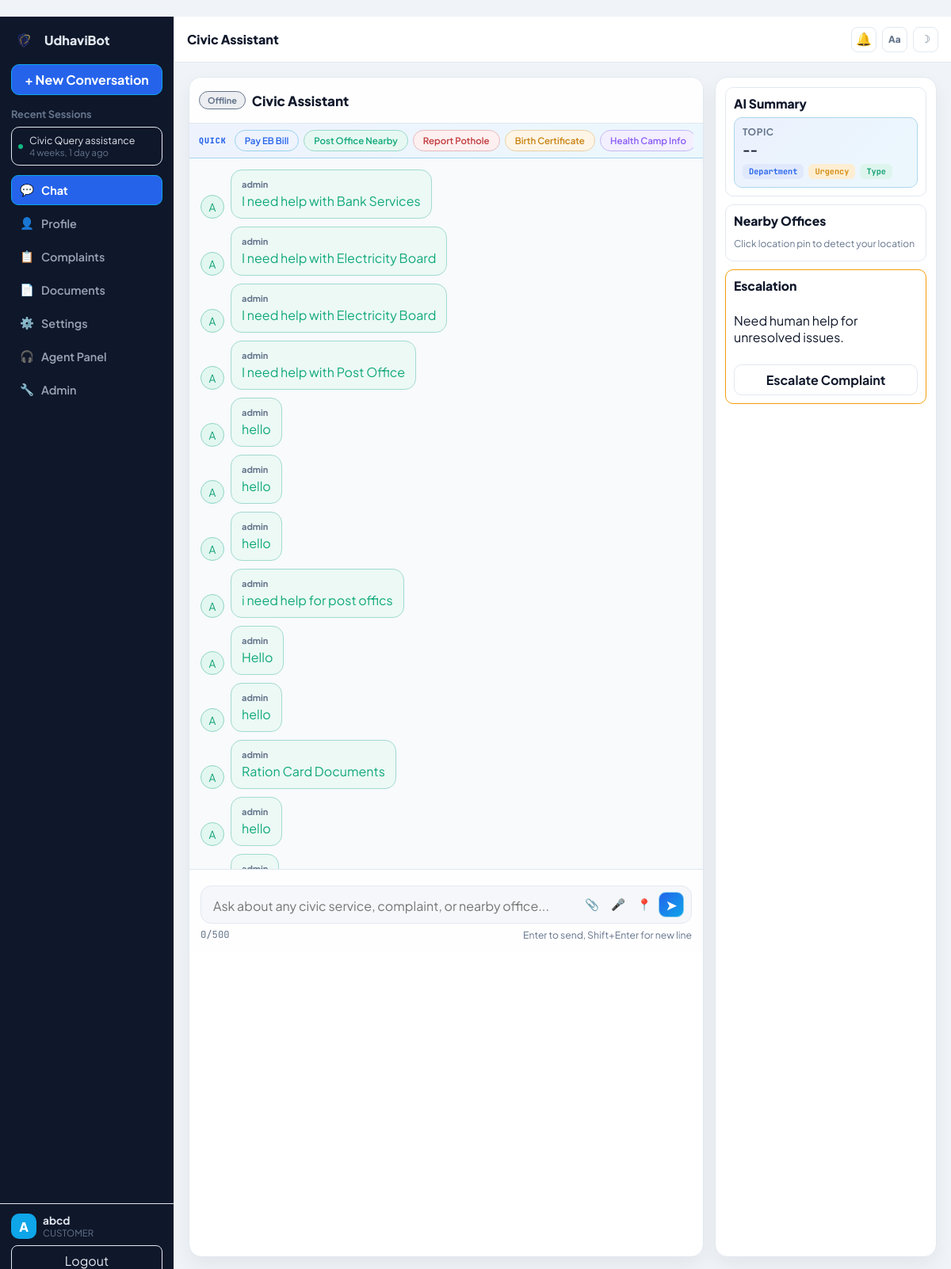
Page /civic/ (signed in) on the committed database.
### civic/models.py (models this page shows)
class ChatSession(models.Model):
    STATUS_CHOICES = (("open", "Open"), ("escalated", "Escalated"), ("closed", "Closed"))
    LANGUAGE_CHOICES = (
        ("en", "English"),
        ("ta", "Tamil"),
        ("hi", "Hindi"),
        ("te", "Telugu"),
        ("ml", "Malayalam"),
        ("kn", "Kannada"),
        ("mr", "Marathi"),
        ("bn", "Bengali"),
    )
    user = models.ForeignKey(settings.AUTH_USER_MODEL, on_delete=models.CASCADE, related_name="civic_sessions")
    service = models.ForeignKey(Service, on_delete=models.SET_NULL, null=True, blank=True, related_name="chat_sessions")
    assigned_agent = models.ForeignKey(settings.AUTH_USER_MODEL, on_delete=models.SET_NULL, null=True, blank=True, related_name="assigned_civic_sessions")
    agent_active = models.BooleanField(
        default=False,
        help_text="True when a human agent has taken over. AI will not respond.",
    )
    agent_joined_at = models.DateTimeField(
        null=True,
        blank=True,
        help_text="Timestamp when agent took over",
    )
    agent_ended_at = models.DateTimeField(
        null=True,
        blank=True,
        help_text="Timestamp when agent ended takeover",
    )
    language_preference = models.CharField(max_length=2, choices=LANGUAGE_CHOICES, default="en")
    status = models.CharField(max_length=12, choices=STATUS_CHOICES, default="open")
    complaint_tracking_id = models.CharField(max_length=30, unique=True, blank=True)
    last_message_at = models.DateTimeField(default=timezone.now)
    created_at = models.DateTimeField(auto_now_add=True)
    updated_at = models.DateTimeField(auto_now=True)

class Message(models.Model):
    ROLE_CHOICES = (("citizen", "Citizen"), ("agent", "Agent"), ("admin", "Admin"), ("assistant", "Assistant"))
    LANGUAGE_CHOICES = (
        ("en", "English"),
        ("ta", "Tamil"),
        ("hi", "Hindi"),
        ("te", "Telugu"),
        ("ml", "Malayalam"),
        ("kn", "Kannada"),
        ("mr", "Marathi"),
        ("bn", "Bengali"),
    )
    session = models.ForeignKey(ChatSession, on_delete=models.CASCADE, related_name="messages")
    sender = models.ForeignKey(settings.AUTH_USER_MODEL, on_delete=models.SET_NULL, null=True, blank=True)
    sender_role = models.CharField(max_length=12, choices=ROLE_CHOICES)
    content = models.TextField()
    language = models.CharField(max_length=2, choices=LANGUAGE_CHOICES, default="en")
    is_from_ai = models.BooleanField(default=False)
    created_at = models.DateTimeField(auto_now_add=True)
    class Meta:
        ordering = ("created_at",)

### users/models.py (models this page shows, shortened)
class User(AbstractUser):
    ROLE_CHOICES = (
        ("CUSTOMER", "Customer"),
        ("ADMIN", "Admin"),
    )
    role = models.CharField(max_length=20, choices=ROLE_CHOICES, default="CUSTOMER")
    phone = models.CharField(max_length=15, blank=True, null=True)
    govt_id = models.CharField(max_length=40, unique=True, blank=True, null=True)

### civic/views.py (the view)
# urls.py: path("", landing_page, name="civic-landing"),
@login_required
def landing_page(request):
    services = Service.objects.filter(is_active=True)
    session = ChatSession.objects.filter(user=request.user, status__in=["open", "escalated"]).order_by("-updated_at").first()
    if session is None:
        session = ChatSession.objects.create(user=request.user)
    ensure_session_tracking_id(session)
    chat_messages = session.messages.select_related("sender")
    nearby_offices = Office.objects.filter(service=session.service, is_active=True).order_by("city", "name")[:3] if session.service else []
    return render(
        request,
        "civic/landing.html",
        {
            "services": services,
            "session": session,
            "chat_messages": chat_messages,
            "nearby_offices": nearby_offices,
        },
    )

### civic/services.py (called while the page is built)
def ensure_session_tracking_id(session):
    if not session.complaint_tracking_id:
        session.complaint_tracking_id = _next_tracking_id(ChatSession, "complaint_tracking_id", "SES")
        session.save(update_fields=["complaint_tracking_id"])

### civic/templatetags/ui_lang.py (called while the page is built)
@register.simple_tag(takes_context=True)
def ui_lang(context):
    request = context.get("request")
    if not request:
        return "en"
    lang = request.session.get("preferred_language")
    if lang:
        return lang
    user = getattr(request, "user", None)
    if user and getattr(user, "is_authenticated", False):
        profile = getattr(user, "profile", None)
        if profile and getattr(profile, "language", None):
            return profile.language
    return "en"

### civic/templates/civic/landing.html (shortened to what this page needs)
﻿{% extends "base.html" %}
{% block topbar_title %}Civic Assistant{% endblock %}
{% block content %}
<section class="chat-layout fade-in">
  <div class="chat-main card">
    <header class="chat-topbar">
      <div class="chat-topbar-left">
        <div id="connectionStatus" class="status-pill"> Online</div>
        <h2>Civic Assistant</h2>
      </div>
    </header>
    <div class="chips-bar">
      <span class="chips-label">Quick</span>
      <div class="chips-scroll" id="quick-chips">
        <div class="chip chip-b" onclick="sendChip(this)">Pay EB Bill</div>
        <div class="chip chip-g" onclick="sendChip(this)">Post Office Nearby</div>
        <div class="chip chip-r" onclick="sendChip(this)">Report Pothole</div>
        <div class="chip chip-a" onclick="sendChip(this)">Birth Certificate</div>
        <div class="chip chip-p" onclick="sendChip(this)">Health Camp Info</div>
      </div>
    </div>
    <div id="chat-box" class="chat-window modern">
      {% for msg in chat_messages %}
        {% if msg.sender_role == 'agent' or msg.sender_role == 'admin' %}
          <article class="bubble-row agent-row">
            <div class="avatar agent-av">A</div>
            <div class="bubble agent-bubble">
              <div class="meta">{{ msg.sender_role }}</div>
              <div class="msg-body">{{ msg.content }}</div>
            </div>
          </article>
        {% endif %}
      {% empty %}
        <div class="empty-msg">Start chatting for support.</div>
      {% endfor %}
    </div>
    <form id="chat-form" class="input-area">
      <div class="ibox">
        <textarea id="messageInput" rows="1" maxlength="500" placeholder="Ask about any civic service, complaint, or nearby office..." required></textarea>
        <div class="iacts">
          <button id="attach-btn" class="ibtn" type="button" aria-label="Attach file">&#128206;</button>
          <button id="voice-btn" class="ibtn" type="button" aria-label="Voice input">&#127908;</button>
          <button id="locationBtn" class="ibtn" type="button" aria-label="Use location">&#128205;</button>
          <button class="send-btn" type="submit" title="Send">&#10148;</button>
        </div>
      </div>
      <div class="input-meta">
        <span id="char-count" class="char-count">0/500</span>
        <span>Enter to send, Shift+Enter for new line</span>
      </div>
    </form>
  </div>
  <aside class="chat-side card">
    <section class="side-block">
      <h3>AI Summary</h3>
      <div class="summary-grid">
        <div class="summary-row">
          <span class="summary-label">Topic</span>
          <strong id="summary-topic">--</strong>
        </div>
        <div class="summary-tags">
          <span id="summary-dept" class="summary-tag dept">Department</span>
          <span id="summary-urgency" class="summary-tag urgency">Urgency</span>
          <span id="summary-type" class="summary-tag type">Type</span>
        </div>
      </div>
    </section>
    <section class="side-block">
      <h3>Nearby Offices</h3>
      <div id="nearbyOfficesPanel" class="mini-office-list">
        <div class="near-empty">Click location pin to detect your location</div>
      </div>
    </section>
    <section class="side-block warn">
      <h3>Escalation</h3>
      <p>Need human help for unresolved issues.</p>
      <button id="escalate-btn" type="button" class="btn-secondary">Escalate Complaint</button>
    </section>
  </aside>
</section>
{% endblock %}

### tickets/templates/base.html (shortened to what this page needs)
{% load static ui_lang %}
<!DOCTYPE html>
<html lang="{% ui_lang %}" data-ui-lang="{% ui_lang %}">
<head>
  <link rel="stylesheet" href="{% static 'tickets/styles.css' %}?v=20260326b">
</head>
<body>
  <div class="app-shell">
    <aside class="sidebar">
      <div class="sidebar-top">
        <a href="{% url 'civic-landing' %}" class="sidebar-brand">
          <img class="brand-logo-img" src="{% static 'civic/udhavibot-logo.png' %}" alt="UdhaviBot logo">
          <span>UdhaviBot</span>
        </a>
        {% if request.user.is_authenticated %}
          {% if request.resolver_match.url_name == 'civic-landing' or request.resolver_match.url_name == 'civic-chat' %}
            <form method="POST" action="{% url 'civic-chat-end' %}">
              <button type="submit" class="new-chat-btn" {% if not sidebar_sessions %}disabled{% endif %}>+ New Conversation</button>
            </form>
            <section class="session-history">
              <h4>Recent Sessions</h4>
              <ul>
                {% for s in sidebar_sessions %}
                  <li>
                    <a href="{% url 'civic-chat' %}" class="session-item">
                      <span class="status-dot status-{{ s.status }}"></span>
                      <span class="session-copy">
                        <span class="session-title">{{ s.title }}</span>
                        <span class="session-time">{{ s.updated_at|timesince }} ago</span>
                      </span>
                    </a>
                  </li>
                {% empty %}
                  <li class="session-empty">No recent chats.</li>
                {% endfor %}
              </ul>
            </section>
          {% endif %}
        {% endif %}
        <nav class="sidebar-nav nav-links">
          <a href="{% url 'civic-chat' %}" class="nav-item {% if request.resolver_match.url_name == 'civic-chat' or request.resolver_match.url_name == 'civic-landing' %}active{% endif %}">
            <span class="nav-icon">&#128172;</span><span>Chat</span>
          </a>
          <a href="{% url 'civic-profile' %}" class="nav-item {% if request.resolver_match.url_name == 'civic-profile' %}active{% endif %}">
            <span class="nav-icon">&#128100;</span><span>Profile</span>
          </a>
          <a href="{% url 'civic-profile' %}#complaints" class="nav-item">
            <span class="nav-icon">&#128203;</span><span>Complaints</span>
          </a>
          <a href="{% url 'civic-profile' %}#documents" class="nav-item">
            <span class="nav-icon">&#128196;</span><span>Documents</span>
          </a>
          <a href="{% url 'civic-settings' %}" class="nav-item {% if request.resolver_match.url_name == 'civic-settings' %}active{% endif %}">
            <span class="nav-icon">&#9881;</span><span>Settings</span>
          </a>
          {% if request.user.is_authenticated %}
            {% if request.user.is_staff or request.user.groups.all|length > 0 or request.user.role == 'ADMIN' %}
              <a href="{% url 'agent-dashboard' %}" class="nav-item {% if request.resolver_match.url_name == 'agent-dashboard' %}active{% endif %}">
                <span class="nav-icon">&#127911;</span><span>Agent Panel</span>
              </a>
            {% endif %}
            {% if request.user.is_staff or request.user.is_superuser or request.user.role == 'ADMIN' %}
              <a href="/admin/" class="nav-item"><span class="nav-icon">&#128295;</span><span>Admin</span></a>
            {% endif %}
          {% endif %}
        </nav>
      </div>
      <div class="sidebar-bottom">
        {% if request.user.is_authenticated %}
          <div class="user-box">
            <span class="user-avatar">{{ request.user.username|first|upper }}</span>
            <div>
              <div class="user-name">{{ request.user.username }}</div>
              <div class="user-role">{{ request.user.role }}</div>
            </div>
          </div>
          <a href="{% url 'logout' %}" class="logout-link">Logout</a>
        {% else %}
          <a href="{% url 'login' %}" class="logout-link">Login</a>
          <a href="{% url 'register' %}" class="logout-link">Register</a>
        {% endif %}
      </div>
    </aside>
    <main class="main">
      <header class="main-topbar">
        <div class="main-topbar-title">{% block topbar_title %}UdhaviBot{% endblock %}</div>
        <div class="main-topbar-actions topbar-actions">
          {% if request.user.is_authenticated %}
            <div class="notif-wrap">
              <a href="#" id="global-notif-link" class="notif-link tbtn icon-only" aria-label="Notifications" aria-haspopup="true" aria-expanded="false">
                <span class="notif-bell">&#128276;</span>
              </a>
            </div>
          {% endif %}
          <button id="text-size-toggle" class="theme-toggle tbtn icon-only" type="button" aria-label="Toggle large text">Aa</button>
          <button id="theme-toggle" class="theme-toggle tbtn icon-only" type="button" aria-label="Toggle dark mode">&#9789;</button>
        </div>
      </header>
      <section class="main-content">
        {% block content %}{% endblock %}
      </section>
    </main>
  </div>
</body>
</html>

### rows in the picture
ChatSession: updated_at "4 weeks, 1 day"
User: user.username|first "A", user.username "abcd", user.role "CUSTOMER"
Message: sender_role "admin", content "I need help with Bank Services"
Message: sender_role "admin", content "I need help with Electricity Board"
Message: sender_role "admin", content "I need help with Electricity Board"
Message: sender_role "admin", content "I need help with Post Office"
Message: sender_role "admin", content "hello"
Message: sender_role "admin", content "hello"
Message: sender_role "admin", content "hello"
Message: sender_role "admin", content "i need help for post offics"
Message: sender_role "admin", content "Hello"
Message: sender_role "admin", content "hello"
Message: sender_role "admin", content "Ration Card Documents"
Message: sender_role "admin", content "hello"

### other values in the picture
{{ s.title }} "Civic Query assistance"
